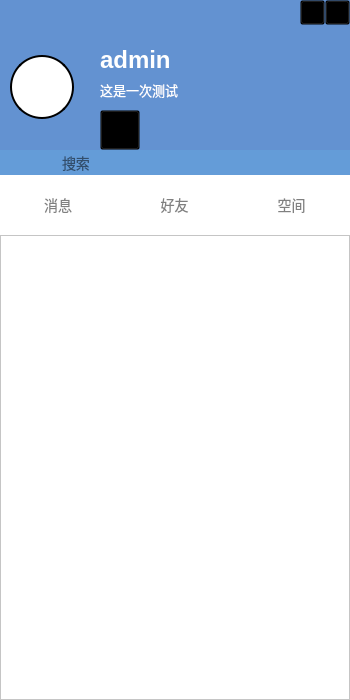
<?xml version="1.0" encoding="UTF-8"?>
<ui version="4.0">
 <class>mainWindowClass</class>
 <widget class="QWidget" name="mainWindowClass">
  <property name="geometry">
   <rect>
    <x>0</x>
    <y>0</y>
    <width>350</width>
    <height>700</height>
   </rect>
  </property>
  <property name="windowTitle">
   <string>mainWindow</string>
  </property>
  <property name="styleSheet">
   <string notr="true">QListWidget::item:selected {
    background: #87CEFA; /* 浅蓝色 */
    border-radius: 5px;
    color: black;
}
</string>
  </property>
  <widget class="QWidget" name="widget" native="true">
   <property name="geometry">
    <rect>
     <x>0</x>
     <y>0</y>
     <width>350</width>
     <height>175</height>
    </rect>
   </property>
   <property name="styleSheet">
    <string notr="true">background: rgba(60, 120, 200, 200); /* 半透明蔚蓝色 */
</string>
   </property>
   <widget class="QLabel" name="mainAvatarlabel">
    <property name="geometry">
     <rect>
      <x>10</x>
      <y>55</y>
      <width>64</width>
      <height>64</height>
     </rect>
    </property>
    <property name="styleSheet">
     <string notr="true">border-radius: 32px;
border: 2px solid black;  /* 可选：为头像添加边框 */
background-color: rgb(255, 255, 255);</string>
    </property>
    <property name="text">
     <string/>
    </property>
   </widget>
   <widget class="QLineEdit" name="searchLineEdit">
    <property name="geometry">
     <rect>
      <x>30</x>
      <y>150</y>
      <width>320</width>
      <height>25</height>
     </rect>
    </property>
    <property name="styleSheet">
     <string notr="true">border: none;
    background: rgba(100, 160, 220, 180);
    font-size: 14px;
    padding-left: 30px;</string>
    </property>
    <property name="text">
     <string/>
    </property>
    <property name="placeholderText">
     <string>搜索</string>
    </property>
   </widget>
   <widget class="QPushButton" name="searchButton">
    <property name="geometry">
     <rect>
      <x>0</x>
      <y>150</y>
      <width>30</width>
      <height>25</height>
     </rect>
    </property>
    <property name="styleSheet">
     <string notr="true">QPushButton {
    background: rgba(100, 160, 220, 180);
    border: none;
	border-image: url(:/QQ/image/搜索 .png);
}
QPushButton:hover {
    background: rgba(80, 140, 160,255); /* 悬停时稍微深一点 */
}</string>
    </property>
    <property name="text">
     <string/>
    </property>
   </widget>
   <widget class="QLabel" name="nameLabel">
    <property name="geometry">
     <rect>
      <x>100</x>
      <y>45</y>
      <width>150</width>
      <height>30</height>
     </rect>
    </property>
    <property name="font">
     <font>
      <pointsize>18</pointsize>
      <bold>true</bold>
     </font>
    </property>
    <property name="styleSheet">
     <string notr="true">QLabel {
    background: transparent; /* 让 Label 继承 Widget 的背景 */
    color: white; /* 文字颜色 */
}</string>
    </property>
    <property name="text">
     <string>admin</string>
    </property>
   </widget>
   <widget class="QLabel" name="signatureLabel">
    <property name="geometry">
     <rect>
      <x>100</x>
      <y>80</y>
      <width>180</width>
      <height>20</height>
     </rect>
    </property>
    <property name="font">
     <font>
      <pointsize>10</pointsize>
     </font>
    </property>
    <property name="styleSheet">
     <string notr="true">QLabel {
    background: transparent; /* 让 Label 继承 Widget 的背景 */
    color: white; /* 文字颜色 */
}</string>
    </property>
    <property name="text">
     <string>这是一次测试</string>
    </property>
   </widget>
   <widget class="QPushButton" name="close_1Button">
    <property name="geometry">
     <rect>
      <x>325</x>
      <y>0</y>
      <width>25</width>
      <height>25</height>
     </rect>
    </property>
    <property name="styleSheet">
     <string notr="true">
QPushButton {
    border-image: url(:/QQ/image/关闭 (1).png);
background: transparent;
}

QPushButton:hover {
    
	background-color: red;
}</string>
    </property>
    <property name="text">
     <string/>
    </property>
   </widget>
   <widget class="QPushButton" name="min_1Button">
    <property name="geometry">
     <rect>
      <x>300</x>
      <y>0</y>
      <width>25</width>
      <height>25</height>
     </rect>
    </property>
    <property name="styleSheet">
     <string notr="true">QPushButton:hover {
    background-color: rgba(255, 255, 255, 0.2);
}
QPushButton {
   border-image: url(:/QQ/image/最小化_2.png);
background: transparent;
}</string>
    </property>
    <property name="text">
     <string/>
    </property>
   </widget>
   <widget class="QPushButton" name="friendAddButton">
    <property name="geometry">
     <rect>
      <x>100</x>
      <y>110</y>
      <width>40</width>
      <height>40</height>
     </rect>
    </property>
    <property name="styleSheet">
     <string notr="true">
QPushButton:hover {
    background-color: rgba(255, 255, 255, 0.2);
}
QPushButton{
background: transparent;
border-image: url(:/QQ/image/添加好友.png);
}</string>
    </property>
    <property name="text">
     <string/>
    </property>
   </widget>
  </widget>
  <widget class="QWidget" name="widget_2" native="true">
   <property name="geometry">
    <rect>
     <x>0</x>
     <y>175</y>
     <width>350</width>
     <height>525</height>
    </rect>
   </property>
   <property name="styleSheet">
    <string notr="true">background-color: rgb(255, 255, 255);</string>
   </property>
   <widget class="Line" name="line">
    <property name="geometry">
     <rect>
      <x>0</x>
      <y>60</y>
      <width>350</width>
      <height>2</height>
     </rect>
    </property>
    <property name="styleSheet">
     <string notr="true">color: rgb(128, 128, 128);</string>
    </property>
    <property name="orientation">
     <enum>Qt::Orientation::Horizontal</enum>
    </property>
   </widget>
   <widget class="QStackedWidget" name="stackedWidget">
    <property name="geometry">
     <rect>
      <x>0</x>
      <y>60</y>
      <width>350</width>
      <height>465</height>
     </rect>
    </property>
    <property name="currentIndex">
     <number>0</number>
    </property>
    <widget class="QWidget" name="messageWidget">
     <widget class="QListWidget" name="messageListWidget">
      <property name="geometry">
       <rect>
        <x>0</x>
        <y>0</y>
        <width>350</width>
        <height>465</height>
       </rect>
      </property>
     </widget>
    </widget>
    <widget class="QWidget" name="friendWidget">
     <widget class="QWidget" name="widget_3" native="true">
      <property name="geometry">
       <rect>
        <x>0</x>
        <y>0</y>
        <width>350</width>
        <height>30</height>
       </rect>
      </property>
      <widget class="QPushButton" name="friendButton">
       <property name="geometry">
        <rect>
         <x>10</x>
         <y>0</y>
         <width>50</width>
         <height>30</height>
        </rect>
       </property>
       <property name="text">
        <string>好友</string>
       </property>
      </widget>
      <widget class="QPushButton" name="groupButton">
       <property name="geometry">
        <rect>
         <x>80</x>
         <y>0</y>
         <width>50</width>
         <height>30</height>
        </rect>
       </property>
       <property name="text">
        <string>群聊</string>
       </property>
      </widget>
     </widget>
     <widget class="QStackedWidget" name="FriendStackedWidget">
      <property name="geometry">
       <rect>
        <x>0</x>
        <y>30</y>
        <width>350</width>
        <height>435</height>
       </rect>
      </property>
      <property name="currentIndex">
       <number>0</number>
      </property>
      <widget class="QWidget" name="page">
       <widget class="QTreeWidget" name="friendListTree">
        <property name="geometry">
         <rect>
          <x>0</x>
          <y>0</y>
          <width>350</width>
          <height>435</height>
         </rect>
        </property>
        <column>
         <property name="text">
          <string notr="true">1</string>
         </property>
        </column>
       </widget>
      </widget>
      <widget class="QWidget" name="page_2">
       <widget class="QTreeWidget" name="groupListTree">
        <property name="geometry">
         <rect>
          <x>0</x>
          <y>0</y>
          <width>350</width>
          <height>435</height>
         </rect>
        </property>
        <column>
         <property name="text">
          <string notr="true">1</string>
         </property>
        </column>
       </widget>
      </widget>
     </widget>
    </widget>
    <widget class="QWidget" name="spaceWidget"/>
   </widget>
   <widget class="QPushButton" name="spaceButton">
    <property name="geometry">
     <rect>
      <x>233</x>
      <y>0</y>
      <width>117</width>
      <height>60</height>
     </rect>
    </property>
    <property name="styleSheet">
     <string notr="true">QPushButton {
    color: gray;
    font-size: 14px;
    border: none;
    padding: 5px 10px;
}

QPushButton:hover {
    color: black;
}

QPushButton:checked {
    color: black;
    font-weight: bold;
    border-bottom: 2px solid black;
}
QPushButton {
    color: gray;
    font-size: 14px;
    border: none;
    padding: 5px 10px;
}

QPushButton:hover {
    color: black;
}

QPushButton:pressed {
    color: black;
    font-weight: bold;
    border-bottom: 2px solid black;
}
</string>
    </property>
    <property name="text">
     <string>空间</string>
    </property>
   </widget>
   <widget class="QPushButton" name="friendListButton">
    <property name="geometry">
     <rect>
      <x>116</x>
      <y>0</y>
      <width>117</width>
      <height>60</height>
     </rect>
    </property>
    <property name="styleSheet">
     <string notr="true">QPushButton {
    color: gray;
    font-size: 14px;
    border: none;
    padding: 5px 10px;
}

QPushButton:hover {
    color: black;
}

QPushButton:checked {
    color: black;
    font-weight: bold;
    border-bottom: 2px solid black;
}
</string>
    </property>
    <property name="text">
     <string>好友</string>
    </property>
   </widget>
   <widget class="QPushButton" name="messageButton">
    <property name="geometry">
     <rect>
      <x>0</x>
      <y>0</y>
      <width>116</width>
      <height>60</height>
     </rect>
    </property>
    <property name="styleSheet">
     <string notr="true">QPushButton {
    color: gray;
    font-size: 14px;
    border: none;
    padding: 5px 10px;
}

QPushButton:hover {
    color: black;
}

QPushButton:checked {
    color: black;
    font-weight: bold;
    border-bottom: 2px solid black;
}

</string>
    </property>
    <property name="text">
     <string>消息</string>
    </property>
   </widget>
  </widget>
 </widget>
 <layoutdefault spacing="6" margin="11"/>
 <resources>
  <include location="QQ.qrc"/>
 </resources>
 <connections/>
</ui>
